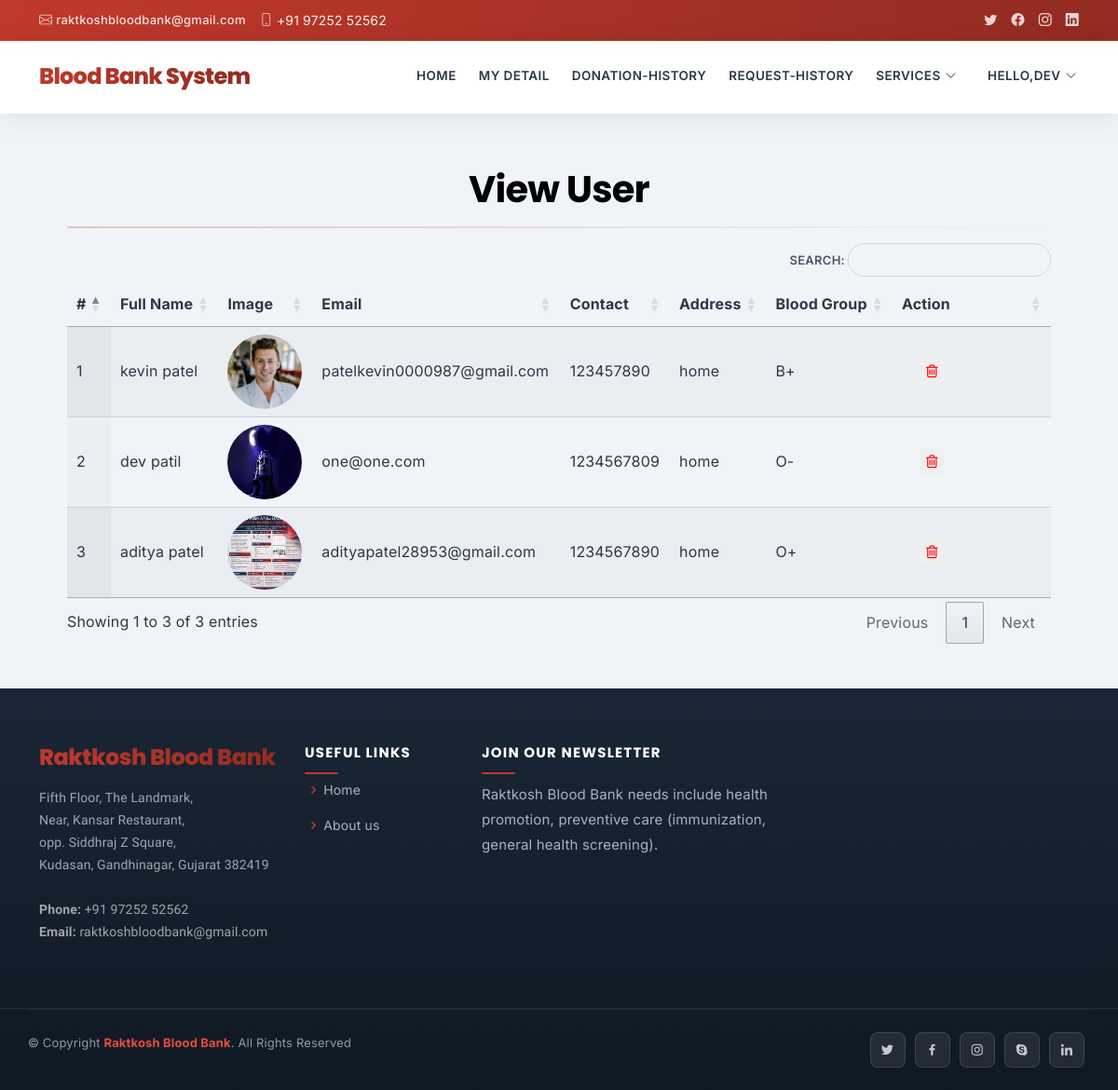
/view_user (signed in), run on the app's committed database.
### raktkosh/models.py (models this page shows, shortened)
class UserProfile(models.Model):
    user = models.ForeignKey(User, on_delete=models.CASCADE, null=True)
    contact = models.CharField(max_length=100, null=True)
    address = models.CharField(max_length=100, null=True)
    blood_group = models.ForeignKey(Category, on_delete=models.CASCADE, null=True, blank=True)
    dob = models.DateField(null=True)
    image = models.FileField(null=True)

class Category(models.Model):
    name = models.CharField(max_length=100, null=True, blank=True)

### raktkosh/views.py (the view)
# urls.py: path('view_user', views.view_user, name='view_user'),
@login_required(login_url='admin_login')
def view_user(request):
    data = UserProfile.objects.all()
    d = {'data':data}
    return render(request,'view_user.html',d)

### raktkosh/templates/view_user.html
{% extends 'base.html' %}
{% load static %}
{% block body %}
<div class="container-fluid" style="width:90%;margin-top:8%">
                    <div class="container-fluid">
                        <h1 align="center" style=" color : #000000 ;padding-top: 8%">View User</h1>
                         </div><hr>
                                <table id="example" class="display" style="width:100%">
                                  <thead>
                                    <tr>
                                      <th>#</th>
                                      <th>Full Name</th>
                                      <th>Image</th>
                                      <th>Email</th>
                                      <th>Contact</th>
                                      <th>Address</th>
                                      <th>Blood Group</th>
                                      <th>Action</th>
                                  </tr>
                              </thead>
                              <tbody>
                              {% for i in data %}
                                <tr>
                                  <td>{{forloop.counter}}</td>
                                  <td>{{i.user.first_name}} {{i.user.last_name}}</td>
                                  <td><img src="{{i.image.url}}" style="width:80px;height:80px; border-radius: 50%;"></td>
                                  <td>{{i.user.email}}</td>
                                  <td>{{i.contact}}</td>
                                  <td>{{i.address}}</td>
                                  <td>{{i.blood_group.name}}</td>
                                    <td style="width:150px">
                                      <a href="{% url 'delete_user' i.id %}" style="padding-left: 20px;" ><button onclick="return confirm('Are you sure?')" style="border: none; color: red;"><i class="fa fa-trash-o"></i></button></a></td>
                              </tr>
                              {% endfor %}
                          </tbody>
                      </table>
                  </div>
{% endblock %}

### raktkosh/templates/base.html (shortened to what this page needs)
<!DOCTYPE html>
<html lang="en">
  {% load static %}
  {% load active_link_tags %}
<head>
  <link href="{% static 'vendor/fontawesome-free/css/all.min.css' %}" rel="stylesheet">
  <link href="{% static 'vendor/animate.css/animate.min.css' %}" rel="stylesheet">
  <link href="{% static 'vendor/bootstrap/css/bootstrap.min.css' %}" rel="stylesheet">
  <link href="{% static 'vendor/bootstrap-icons/bootstrap-icons.css' %}" rel="stylesheet">
  <link href="{% static 'vendor/boxicons/css/boxicons.min.css' %}" rel="stylesheet">
  <link href="{% static 'vendor/glightbox/css/glightbox.min.css' %}" rel="stylesheet">
  <link href="{% static 'vendor/remixicon/remixicon.css' %}" rel="stylesheet">
  <link href="{% static 'vendor/swiper/swiper-bundle.min.css' %}" rel="stylesheet">
  <link href="{% static 'css/style.css' %}" rel="stylesheet">
  <link href="{% static 'css/modern.css' %}" rel="stylesheet">
  <link rel="stylesheet" href="https://cdnjs.cloudflare.com/ajax/libs/font-awesome/4.7.0/css/font-awesome.min.css">
  <link rel='stylesheet' type='text/css' href="https://cdn.datatables.net/1.10.21/css/jquery.dataTables.min.css">
  <link rel='stylesheet' type='text/css' href="https://cdn.datatables.net/buttons/1.6.2/css/buttons.dataTables.min.css">
</head>
<body>
  <div id="topbar" class="d-flex align-items-center fixed-top">
    <div class="container d-flex justify-content-between">
      <div class="contact-info d-flex align-items-center">
        <i class="bi bi-envelope"></i> <a href="mailto:contact@example.com">raktkoshbloodbank@gmail.com</a>
        <i class="bi bi-phone"></i> +91 97252 52562
      </div>
      <div class="d-none d-lg-flex social-links align-items-center">
        <a href="#" class="twitter"><i class="bi bi-twitter"></i></a>
        <a href="#" class="facebook"><i class="bi bi-facebook"></i></a>
        <a href="#" class="instagram"><i class="bi bi-instagram"></i></a>
        <a href="#" class="linkedin"><i class="bi bi-linkedin"></i></i></a>
      </div>
    </div>
  </div>
  <header id="header" class="fixed-top">
    <div class="container d-flex align-items-center">
      <h1 class="logo me-auto"><a href="index.html">Blood Bank System</a></h1>
      {% if request.user.is_staff %}
      <nav id="navbar" class="navbar order-last order-lg-0">
        <ul>
          <li><a class="{% active_link 'admin_home' %}" href="{% url 'admin_home' %}">Home</a></li>
          <!-- <li class="dropdown"><a href="#"><span>Category</span> <i class="bi bi-chevron-down"></i></a>
            <ul>
              <li><a href="/add_category">Add Blood Category</a></li>
              <li><a href="/view_category">View Blood Category</a></li>
            </ul>
          </li> -->
          <li><a class="{% active_link 'view_user' %}" href="{% url 'view_user' %}">Users</a></li>
          <li><a class="{% active_link 'history' %}" href="{% url 'history' %}">history</a></li>
          <li class="dropdown"><a href="#"><span style="padding-left:9px;">Services</span> <i class="bi bi-chevron-down"></i></a>
            <ul>
              <li><a href="{% url 'request_blood' %}">Request for Blood</a></li>
              <li><a href="/donator_blood">Donate for Blood</a></li>
            </ul>
          </li>
          <li><a class="{% active_link 'admin_blood' %}" href="{% url 'admin_blood' %}">Stock</a></li>
          <li class="dropdown">
            <a href="#" class="appointment-btn scrollto" style="color: #fff;"><span class="d-none d-md-inline" style="padding-left:9px;">Welcome,</span> {{request.user.username}} <i class="bi bi-chevron-down"></i></a>
            <ul>
              <li><a href="{% url 'change_password' %}">Change Password</a></li>
              <li><a href="{% url 'logout' %}">Logout</a></li>
            </ul>
          </li>
        </ul>
        <i class="bi bi-list mobile-nav-toggle"></i>
      </nav>
      {% elif request.user.is_authenticated %}
      <nav id="navbar" class="navbar order-last order-lg-0">
        <ul>
          <li><a class="" href="{% url 'home' %}">Home</a></li>
          <li><a class="{% active_link 'profile' %}" href="/profile">My Detail</a></li>
          <li><a class="{% active_link 'donation_history' %}" href="/donation_history">Donation-History</a></li>
          <li><a class="{% active_link 'request_history' %}" href="{% url 'request_history' %}">Request-History</a></li>
          <li class="dropdown"><a href="#"><span>Services</span> <i class="bi bi-chevron-down"></i></a>
          </li>
          <li class="dropdown"><a href="#"><span style="padding-left:9px;">Hello,{{request.user.username}}</span> <i class="bi bi-chevron-down"></i></a>
          </li>
        </ul>
      </nav>
      {% endif %}
  </header>
  <div class="mt-5 mb-5" style="margin-top:14%">
  {% block body %}
  {% endblock %}
  </div>
  <footer id="footer">
    <div class="footer-top">
      <div class="container">
        <div class="row">
          <div class="col-lg-3 col-md-6 footer-contact">
            <h3>Raktkosh Blood Bank</h3>
            <p>
              Fifth Floor, The Landmark,<br>
               Near, Kansar Restaurant,<br>
                opp. Siddhraj Z Square,<br>
                 Kudasan, Gandhinagar, Gujarat 382419 <br><br>
              <strong>Phone:</strong> +91 97252 52562<br>
              <strong>Email:</strong> raktkoshbloodbank@gmail.com<br>
            </p>
          </div>
          <div class="col-lg-2 col-md-6 footer-links">
            <h4>Useful Links</h4>
            <ul>
              <li><i class="bx bx-chevron-right"></i> <a href="#">Home</a></li>
              <li><i class="bx bx-chevron-right"></i> <a href="#">About us</a></li>
            </ul>
          </div>
          <div class="col-lg-4 col-md-6 footer-newsletter">
            <h4>Join Our Newsletter</h4>
            <p>Raktkosh Blood Bank needs include health promotion, preventive care (immunization, general health screening).</p>
          </div>
        </div>
      </div>
    </div>
    <div class="container d-md-flex py-4">
      <div class="me-md-auto text-center text-md-start">
        <div class="copyright">
          &copy; Copyright <strong><span>Raktkosh Blood Bank</span></strong>. All Rights Reserved
        </div>
        <div class="credits">
        </div>
      </div>
      <div class="social-links text-center text-md-right pt-3 pt-md-0">
        <a href="#" class="twitter"><i class="bx bxl-twitter"></i></a>
        <a href="#" class="facebook"><i class="bx bxl-facebook"></i></a>
        <a href="#" class="instagram"><i class="bx bxl-instagram"></i></a>
        <a href="#" class="google-plus"><i class="bx bxl-skype"></i></a>
        <a href="#" class="linkedin"><i class="bx bxl-linkedin"></i></a>
      </div>
    </div>
  </footer>
</body>
</html>

### raktkosh/static/css/style.css (style rules this page uses)
body { font-family: "Open Sans", sans-serif; color: #444444; }
a { color: #1977cc; text-decoration: none; }
h1, h2, h3, h4, h5, h6 { font-family: "Raleway", sans-serif; }
#topbar { background: #fff; height: 40px; font-size: 14px; transition: all 0.5s; z-index: 996; }
#topbar .contact-info a { line-height: 1; color: #444444; transition: 0.3s; }
#topbar .contact-info i { color: #1977cc; padding-right: 4px; margin-left: 15px; line-height: 0; }
#topbar .contact-info i:first-child { margin-left: 0; }
#topbar .social-links a { color: #437099; padding-left: 15px; display: inline-block; line-height: 1px; transition: 0.3s; }
#topbar .social-links a:first-child { border-left: 0; }
#header { background: #fff; transition: all 0.5s; z-index: 997; padding: 15px 0; top: 40px; box-shadow: 0px 2px 15px rgba(25, 119, 204, 0.1); }
#header .logo { font-size: 30px; margin: 0; padding: 0; line-height: 1; font-weight: 700; letter-spacing: 0.5px; font-family: "Poppins", sans-serif; }
#header .logo a { color: #2c4964; }
.navbar { padding: 0; }
.navbar ul { margin: 0; padding: 0; display: flex; list-style: none; align-items: center; }
.navbar li { position: relative; }
.navbar>ul>li { position: relative; white-space: nowrap; padding: 8px 0 8px 20px; }
.navbar a, .navbar a:focus { display: flex; align-items: center; justify-content: space-between; font-size: 14px; color: #2c4964; white-space: nowrap; transition: 0.3s; border-bottom: 2px solid #fff; padding: 5px 2px; }
.navbar a i, .navbar a:focus i { font-size: 12px; line-height: 0; margin-left: 5px; }
#footer { color: #444444; font-size: 14px; background: #f1f7fd; }
#footer .footer-top { padding: 60px 0 30px 0; background: #fff; box-shadow: 0px 2px 15px rgba(25, 119, 204, 0.1); }
#footer .footer-top .footer-contact { margin-bottom: 30px; }
#footer .footer-top .footer-contact p { font-size: 14px; line-height: 24px; margin-bottom: 0; font-family: "Raleway", sans-serif; color: #777777; }
#footer .footer-top h4 { font-size: 16px; font-weight: bold; color: #444444; position: relative; padding-bottom: 12px; }
#footer .footer-top .footer-links { margin-bottom: 30px; }
#footer .footer-top .footer-links ul { list-style: none; padding: 0; margin: 0; }
#footer .footer-top .footer-links ul i { padding-right: 2px; color: #1c84e3; font-size: 18px; line-height: 1; }
#footer .footer-top .footer-links ul li { padding: 10px 0; display: flex; align-items: center; }
#footer .footer-top .footer-links ul li:first-child { padding-top: 0; }
#footer .footer-top .footer-links ul a { color: #777777; transition: 0.3s; display: inline-block; line-height: 1; }
#footer .footer-newsletter { font-size: 15px; }
#footer .footer-newsletter h4 { font-size: 16px; font-weight: bold; color: #444444; position: relative; padding-bottom: 12px; }
#footer .credits { padding-top: 5px; font-size: 13px; color: #444444; }
#footer .social-links a { font-size: 18px; display: inline-block; background: #1977cc; color: #fff; line-height: 1; padding: 8px 0; margin-right: 4px; border-radius: 50%; text-align: center; width: 36px; height: 36px; transition: 0.3s; }

### data on the page
UserProfile: user.first_name "kevin", user.last_name "patel", image (picture), user.email "patelkevin0000987@gmail.com", contact "123457890", address "home", blood_group.name "B+"
UserProfile: user.first_name "dev", user.last_name "patil", image (picture), user.email "one@one.com", contact "1234567809", address "home", blood_group.name "O-"
UserProfile: user.first_name "aditya", user.last_name "patel", image (picture), user.email "adityapatel28953@gmail.com", contact "1234567890", address "home", blood_group.name "O+"

### other printed values
{{ request.user.username }} "DEV"
